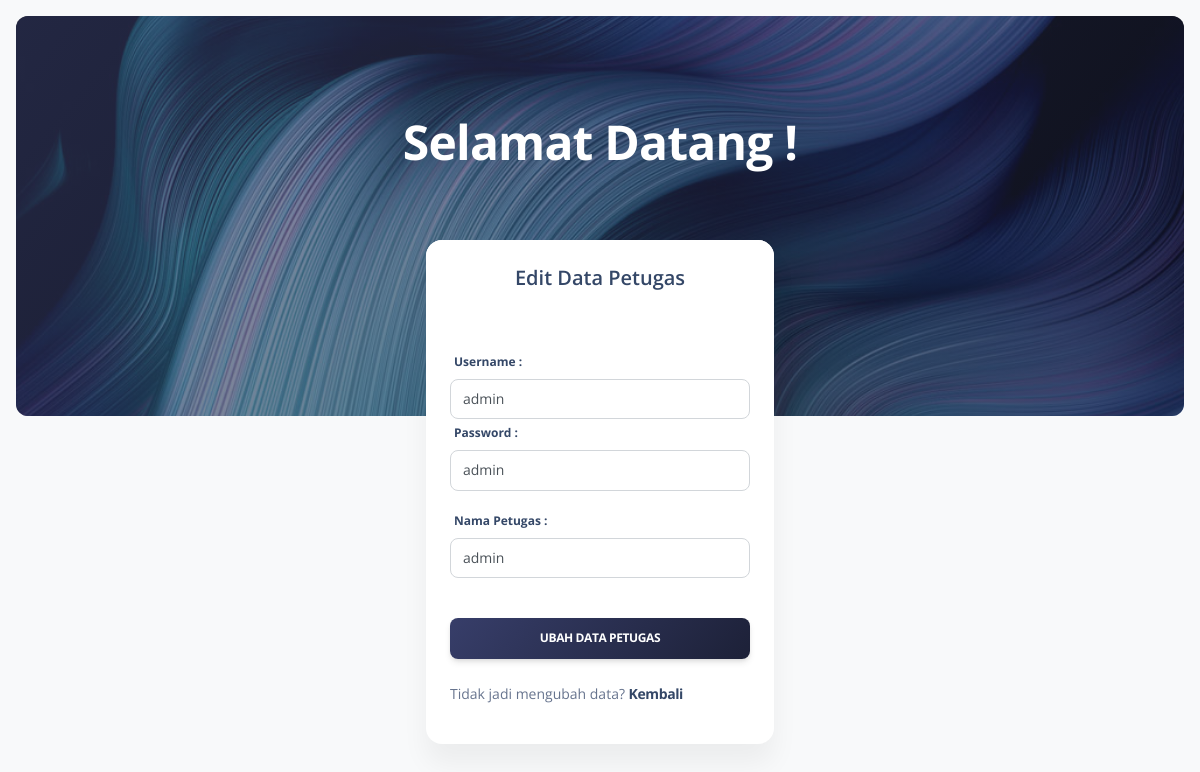
Page /pages_admin/edit_petugas.php?id_petugas=1 (signed in) on the committed database.
### tables this page shows
CREATE TABLE `petugas` (
  `id_petugas` int(11) NOT NULL,
  `username` varchar(20) NOT NULL,
  `password` varchar(20) NOT NULL,
  `nama_petugas` varchar(20) NOT NULL,
  `level` enum('admin','petugas') NOT NULL
);

### pages_admin/edit_petugas.php (the view, shortened to what this page needs)
<!DOCTYPE html>
<html lang="en">
<head>
  <link href="../assets/css/nucleo-icons.css" rel="stylesheet" />
  <link href="../assets/css/nucleo-svg.css" rel="stylesheet" />
  <link href="../assets/css/nucleo-svg.css" rel="stylesheet" />
  <link id="pagestyle" href="../assets/css/soft-ui-dashboard.css?v=1.0.3" rel="stylesheet" />
</head>
<body class="g-sidenav-show  bg-gray-100">
  <section class="min-vh-100 mb-8">
    <div class="page-header align-items-start min-vh-50 pt-5 pb-11 m-3 border-radius-lg" style="background-image: url('../assets/img/curved-images/curved14.jpg');">
      <span class="mask bg-gradient-dark opacity-6"></span>
      <div class="container">
        <div class="row justify-content-center">
          <div class="col-lg-5 text-center mx-auto">
            <h1 class="text-white mb-2 mt-5">Selamat Datang !</h1>
          </div>
        </div>
      </div>
    </div>
    <div class="container">
      <div class="row mt-lg-n10 mt-md-n11 mt-n10">
        <div class="col-xl-4 col-lg-5 col-md-7 mx-auto">
          <div class="card z-index-0">
            <div class="card-header text-center pt-4">
              <h5>Edit Data Petugas</h5>
            </div>
            <?php
            include "../koneksi.php";
            $qry_get_petugas=mysqli_query($conn,"select * from petugas where id_petugas = '".$_GET['id_petugas']."'");
            $dt_petugas=mysqli_fetch_array($qry_get_petugas);
            ?>
            <div class="card-body">
              <form role="form text-left" action="../backend/proses_edit_petugas.php" method="POST">
                <label>Username :</label>
                <div class="mb-3">
                  <input type="text" class="form-control" placeholder="Username"
                         name="username" value="<?=$dt_petugas['username']?>">
                <label>Password :</label>
                <div class="mb-3">
                  <input type="text" class="form-control" placeholder="Password"
                         name="password" value="<?=$dt_petugas['password']?>">
                </div>
                <label>Nama Petugas :</label>
                <div class="mb-3">
                  <input type="text" class="form-control" placeholder="Nama"
                  name="nama_petugas" value="<?=$dt_petugas['nama_petugas']?>">
                </div>
                <div class="text-center">
                  <button type="submit" name="simpan" class="btn bg-gradient-dark w-100 my-4 mb-2">Ubah Data Petugas</button>
                </div>
                <p class="text-sm mt-3 mb-0">Tidak jadi mengubah data? <a href="data_petugas.php" class="text-dark font-weight-bolder">Kembali</a></p>
              </form>
            </div>
          </div>
        </div>
      </div>
    </div>
  </section>
</body>
</html>

### rows in the picture
petugas: username "admin", password "admin", nama_petugas "admin"
